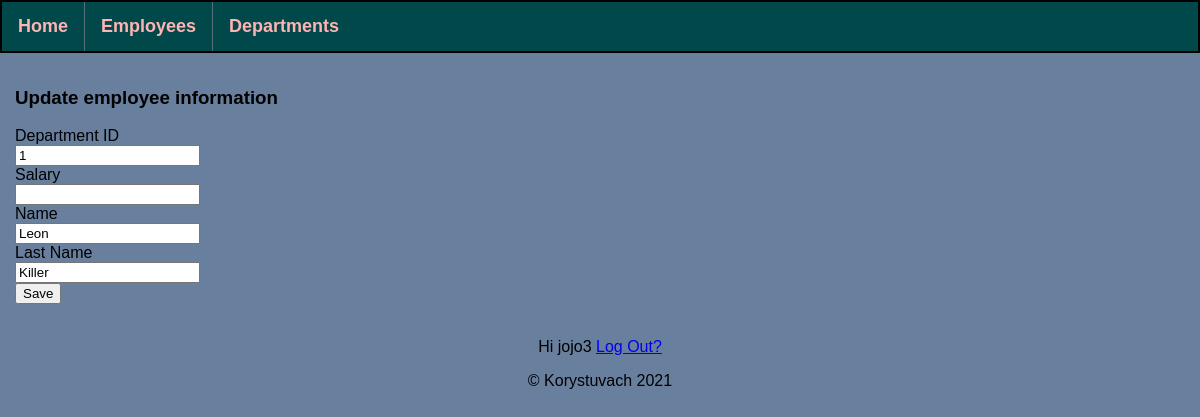
Page /employees/1/update (signed in) on the committed database.
### application/models.py (models this page shows, shortened)
class AllEmployees(db.Model):
    id = db.Column(db.Integer, primary_key=True)
    department_id = db.Column(db.Integer, db.ForeignKey('all_departments.id'), nullable=False)
    salary = db.Column(db.Integer, nullable=False)
    name = db.Column(db.String(30), nullable=False)
    lastname = db.Column(db.String(35), nullable=False)
    hire_date = db.Column(db.Date, default=date.today())

class User(db.Model, UserMixin):
    id = db.Column(db.Integer, primary_key=True)
    username = db.Column(db.String(32), nullable=False, unique=True)
    password = db.Column(db.String(256), nullable=False)

### application/routes.py (the view, shortened to what this page needs)
@app.route('/employees/<int:emp_id>/update', methods=["POST", "GET"])
@login_required
def update_employee(emp_id):
    error = None
    title = "Update Employee info"
    employee_info = AllEmployees.query.get(emp_id)
    return render_template("update_employee.html",
                           employee_info=employee_info,
                           title=title
                           )

### application/models.py (called while the page is built)
@login_manager.user_loader
def load_user(user_id):
    return User.query.get(user_id)

### application/routes.py (called while the page is built)
@app.after_request
def redirect_to_sign_in(response):
    if response.status_code == 401:
        return redirect(url_for('login') + '?next=' + request.url)
    return response

### application/templates/update_employee.html (shortened to what this page needs)
{% extends 'base.html' %}
{% block content %}
    <div>
        <h3>Update employee information</h3>
        <form method="POST">
            <label for="department_id">Department ID</label><br>
            <input type="number" name="department_id" id="department_id" value="{{ employee_info.department_id }}"><br>
            <label for="salary">Salary</label><br>
            <input type="number" name="salary" id="salary" value="{{ employee_info.salary }}"><br>
            <label for="name">Name</label><br>
            <input type="text" name="name" id="name" value="{{ employee_info.name }}"><br>
            <label for="lastname">Last Name</label><br>
            <input type="text" name="lastname" id="lastname" value="{{ employee_info.lastname }}"><br>
            <input type="submit" value="Save"><br>
        </form>
    </div>
{% endblock %}

### application/templates/base.html (shortened to what this page needs)
<!doctype html>
<html lang="en">
<head>
    <link href="{{ url_for('static', filename='css/styles.css') }}" rel="stylesheet" type="text/css" >
</head>
<body>
    <nav>
        <ul id="nav_ul">
            <li class="nav_li"><a href="{{ url_for('index') }}" class="nav_li_a">Home</a></li>
            <li class="nav_li"><a href="{{ url_for('employees') }}" class="nav_li_a">Employees</a></li>
            <li class="nav_li"><a href="{{ url_for('departments') }}" class="nav_li_a">Departments</a></li>
        </ul>
    </nav>
    {% block content %}
    {% endblock %}
    <footer class="foot">
        {% if current_user.is_authenticated %}
            <p>Hi {{ current_user.username }} <a href="{{ url_for('logout') }}">Log Out?</a></p>
        {% else %}
        <p>Do you want to <a href="{{ url_for('login') }}">Log In?</a>
        {% endif %}
        <p>&copy Korystuvach 2021</p>
    </footer>
</body>
</html>

### application/static/css/styles.css (style rules this page uses)
html, body { font-family: Tahoma, sans-serif; background-color: #687F9E; margin: 0; padding: 0; height: 100%; text-align: left; }
div { padding: 15px; }
li a { text-decoration: none; }
ul#nav_ul { position: sticky; font-size: large; font-weight: bold; background-color: #004849; list-style-type: none; border: 2px solid; overflow: hidden; margin: 0; padding: 0; top: 0; }
li.nav_li { display: inline; float: left; border-right: 1px solid #586F7E; }
li.nav_li:last-child { border-right: none; }
li a.nav_li_a { display: block; color: #ffb4b4; text-align: center; padding: 14px 16px; text-decoration: none; }
footer.foot { text-align: center; padding: 3px; display: block; text-decoration: none; }

### rows in the picture
AllEmployees: department_id "1", name "Leon", lastname "Killer"
User: username "jojo3"
